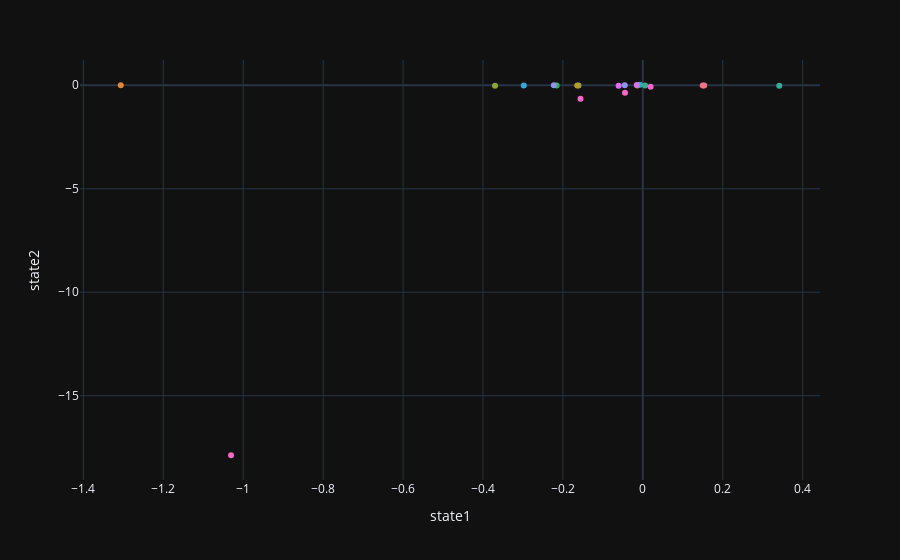

Notebook cell for this chart:
### Code cell
State_1 = 2
State_2 = 3

merge = pd.DataFrame()
merge['state1'] = daily_returns_pct.T.loc[crypto_list, result_time_lists[State_1]].mean(axis=1)
merge['state2'] = daily_returns_pct.T.loc[crypto_list, result_time_lists[State_2]].mean(axis=1)
merge.reset_index(inplace=True)
merge['size'] = 100 / (merge.index + 2)
merge.dropna(axis=0, how='any', inplace=True)

df = px.data.iris() # iris is a pandas DataFrame
fig = px.scatter(merge, x="state1", y="state2", hover_data=['index'])

color_sequence = sns.color_palette("husl", len(result_lists)).as_hex()
mapping = {crypto[0]: color_sequence[crypto[1]] for crypto in dict_clusters.items()}
colors = [mapping[c] for c in list(merge['index'])]

fig.update_traces(marker=dict(color=colors))
fig.show()

### Figure 1 — Plotly figure (JSON) as saved in the notebook; plotly's stock layout.template omitted (floating-point values rounded to 4 significant figures)
{"data": [{"customdata": [["Bitcoin"], ["Ethereum"], ["BNB"], ["XRP"], ["Solana"], ["Cardano"], ["Dogecoin"], ["TRON"], ["Chainlink"], ["Avalanche"], ["Polygon"], ["Polkadot"], ["Wrapped Bitcoin"], ["Litecoin"], ["Shiba Inu"], ["Uniswap"], ["Bitcoin Cash"], ["LEO Token"], ["OKB"], ["Stellar"]], "hovertemplate": "state1=%{x}<br>state2=%{y}<br>index=%{customdata[0]}<extra></extra>", "legendgroup": "", "marker": {"color": ["#f77189", "#e18632", "#b59a32", "#8ba731", "#32b258", "#35ae95", "#35ae95", "#37abb2", "#f667c6", "#8ba731", "#b59a32", "#f667c6", "#f77189", "#f667c6", "#39a7d6", "#8f93f4", "#8f93f4", "#db70f4", "#db70f4", "#f667c6"], "symbol": "circle"}, "mode": "markers", "name": "", "orientation": "v", "showlegend": false, "x": [0.1499, -1.307, -0.01375, -0.3699, -0.2157, 0.3414, 0.005686, -0.007066, -0.156, -0.161, -0.1642, -1.03, 0.1536, -0.04466, -0.2979, -0.2226, -0.04527, -0.01498, -0.06055, 0.01947], "xaxis": "x", "y": [-0.008825, -0.003369, -0.004779, -0.01704, -0.004582, -0.01712, -0.009789, 0.0258, -0.6465, -0.007613, -0.008491, -17.88, -0.008718, -0.3665, -0.005261, 0.0002982, -0.004207, 0.009841, -0.02198, -0.06587], "yaxis": "y", "type": "scatter"}], "layout": {"xaxis": {"anchor": "y", "domain": [0.0, 1.0], "title": {"text": "state1"}}, "yaxis": {"anchor": "x", "domain": [0.0, 1.0], "title": {"text": "state2"}}, "legend": {"tracegroupgap": 0}, "margin": {"t": 60}}}
